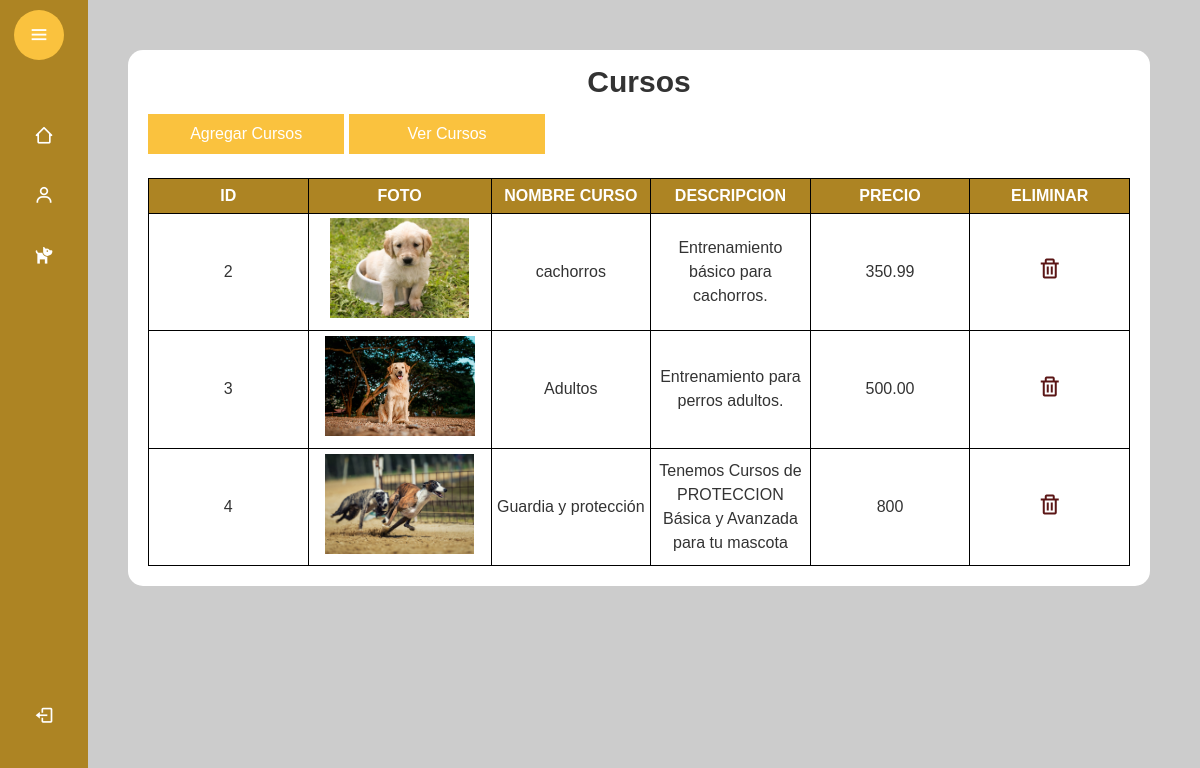
The page /validaciones/vercursos.php (signed in) on the database its author committed.
### tables this page shows
CREATE TABLE `cursos` (
  `id` int(3) NOT NULL,
  `nombre` varchar(50) DEFAULT NULL,
  `descripcion` text DEFAULT NULL,
  `ruta` varchar(200) DEFAULT NULL,
  `precio` varchar(50) DEFAULT NULL
);

### validaciones/vercursos.php (the view, shortened to what this page needs)
<!DOCTYPE html>
<html lang="en">
<head>
    <link rel="stylesheet" href="login-style.css">
    <link rel="stylesheet" href="cursos.css">
    <link href='https://unpkg.com/boxicons@2.1.4/css/boxicons.min.css' rel='stylesheet'>
</head>
<body>
    <?php
    include "navbar.php";
    ?>
    <section class="home">
        <div class="containerwhite">
            <div class="text">Cursos</div>
            <div class="btnagregar">
                <a href="cursos.php">Agregar Cursos</a>
                <a href="vercursos.php" class="btnverproductos">Ver Cursos</a>
            </div>
            <br>
            <table class="tbproductos">
                <tr>
                    <th>ID</th>
                    <th>FOTO</th>
                    <th>NOMBRE CURSO</th>
                    <th>DESCRIPCION</th>
                    <th>PRECIO</th>
                    <th>ELIMINAR</th>
                </tr>
                <tr>
                    <?php
                    include "conexion.php";
                    $todos_datos = "SELECT * FROM cursos ORDER BY id ASC";
                    $resultado = mysqli_query($conectar, $todos_datos);
                    while ($fila = mysqli_fetch_assoc($resultado)) {
                    ?>
                        <td><?php echo $fila["id"]; ?></td>
                        <td><img src="../<?php echo $fila["ruta"]; ?>" class="titulofoto" alt="cursofoto"></td>
                        <td><?php echo $fila["nombre"]; ?></td>
                        <td><?php echo $fila["descripcion"]; ?></td>
                        <td><?php echo $fila["precio"]; ?></td>
                        <td><a href="#" onClick="validar('eliminarcurso.php?id=<?php echo $fila["id"]; ?>')"><i class='bx bx-trash'></i></a></td>
                </tr>
            <?php
                    }
            ?>
            </table>
        </div>
</body>
</html>

### validaciones/login-style.css (style rules this page uses)
:root { --shadow-color: 0deg 0% 0%; --shadow-elevation-low: -1px 1px 1.6px hsl(var(--shadow-color) / 0.12), -1.7px 1.7px 2.7px -1.2px hsl(var(--shadow-color) / 0.12), -4.3px 4.3px 6.8px -2.5px hsl(var(--shadow-color) / 0.12); --shadow-elevation-medium: -1px 1px 1.6px hsl(var(--shadow-color) / 0.13), -3.5px 3.5px 5.6px -0.8px hsl(var(--shadow-color) / 0.13), -8.8px 8.8px 14px -1.7px hsl(var(--shadow-color) / 0.13), -21.6px 21.6px 34.4px -2.5px hsl(var(--shadow-color) / 0.13); --shadow-elevation-high: -1px 1px 1.6px hsl(var(--shadow-color) / 0.12), -6.6px 6.6px 10.5px -0.4px hsl(var(--shadow-color) / 0.12), -12.5px 12.5px 19.9px -0.7px hsl(var(--shadow-color) / 0.12), -20.6px 20.6px 32.8px -1.1px hsl(var(--shadow-color) / 0.12), -33px 33px 52.5px -1.4px hsl(var(--shadow-color) / 0.12), -51.7px 51.7px 82.3px -1.8px hsl(var(--shadow-color) / 0.12), -78.7px 78.7px 125.2px -2.1px hsl(var(--shadow-color) / 0.12), -116px 116px 184.6px -2.5px hsl(var(--shadow-color) / 0.12); --color1: #c5fa4c; --color2-dark: #ad8423; --color3-light: #fac23e; --color4: #5cad85; --tran2: all 0.2s ease; --tran3: all 0.3s ease; --tran4: all 0.4s ease; --tran5: all 0.5s ease; }
* { box-sizing: border-box; margin: 0px; padding: 0px; }
body { font-family: helvetica; font-size: 16px; line-height: 24px; color: #333; background-color: #cccccc; }
.home { position: absolute; top: 0; left: 250px; height: 100vh; width: calc(100% - 250px); background-color: var(--body-color); transition: var(--tran5); padding: 50px; }
.home .text { font-size: 30px; font-weight: bold; padding: 0px 0px 20px; text-align: center; }
.slidebar.close ~ .home { left: 78px; height: 100vh; width: calc(100% - 78px); }
.containerwhite { background-color: white; border-radius: 15px; padding: 20px; }

### validaciones/cursos.css (style rules this page uses)
.btnagregar { text-align: left; }
.btnagregar a { padding: 0.5em 1em; display: inline-block; background-color: var(--color3-light); color: white; text-decoration: none; width: 20%; text-align: center; }
table { width: 100%; border: 1px solid #000; border-collapse: collapse; }
th, td { width: 14%; height: 100px; text-align: center; vertical-align: middle; border: 1px solid #000; border-collapse: collapse; padding: 0.3em; }
th { background: var(--color2-dark); color: white; height: fit-content; }
i { text-decoration: none; font-size: x-large; color: rgb(90, 21, 21); }
.titulofoto { height: 100px; }

### rows shown on the page
cursos: id "2", ruta (picture), nombre "cachorros", descripcion "Entrenamiento básico para cachorros.", precio "350.99"
cursos: id "3", ruta (picture), nombre "Adultos", descripcion "Entrenamiento para perros adultos.", precio "500.00"
cursos: id "4", ruta (picture), nombre "Guardia y protección", descripcion "Tenemos Cursos de PROTECCION Básica y Avanzada para tu mascota", precio "800"
